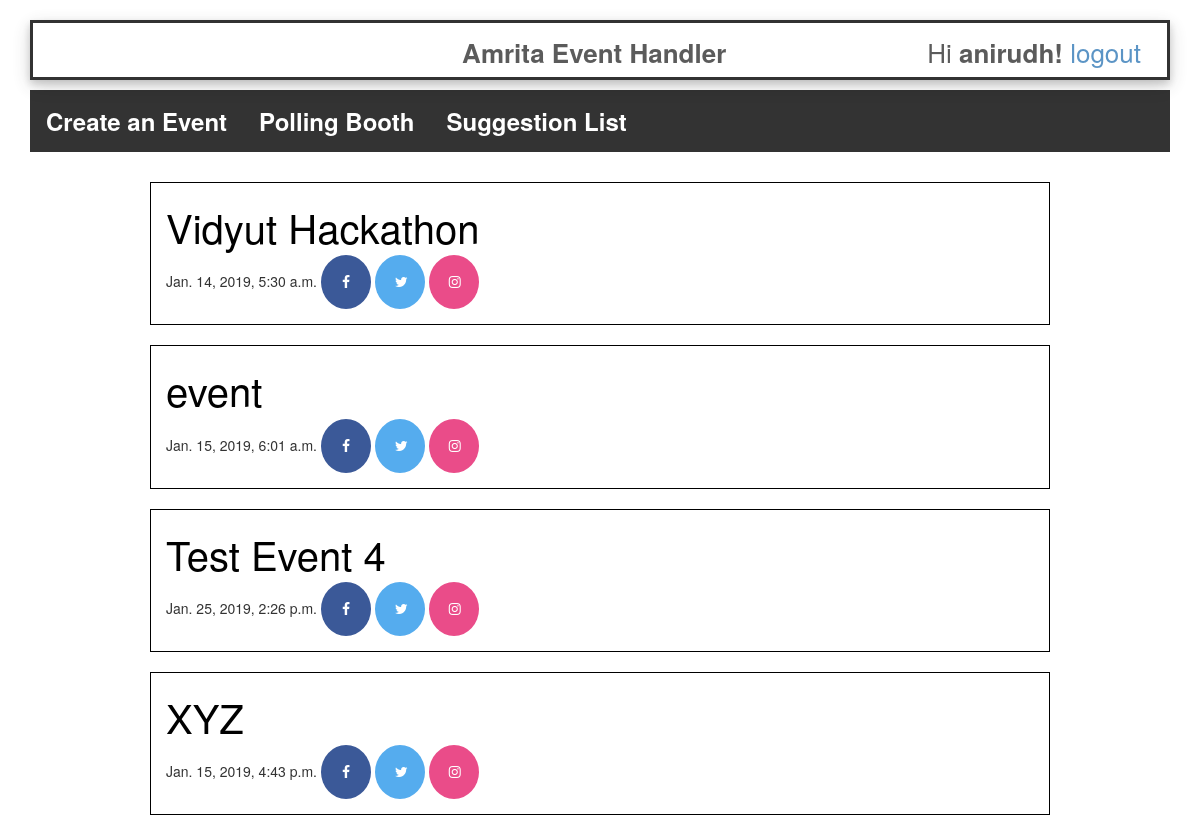
The page /dashboard/ (signed in) on the database as committed earlier.
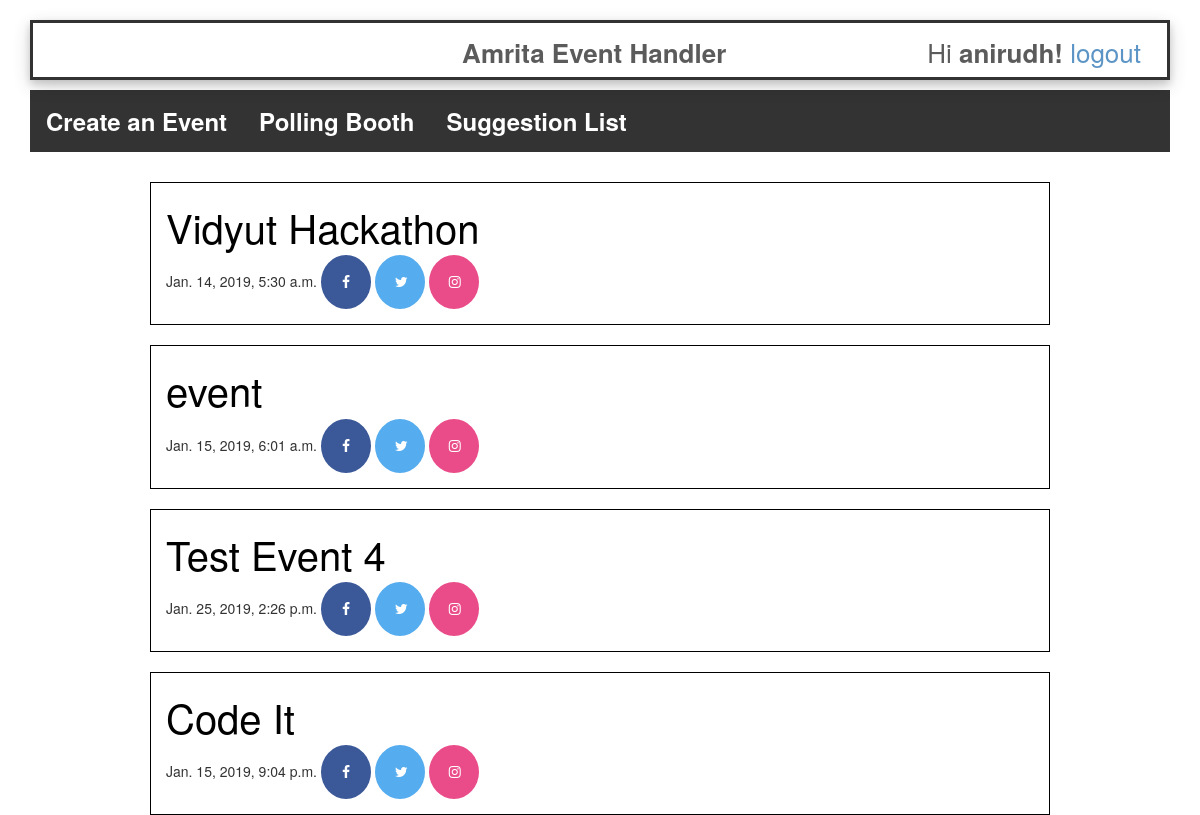
The same page on the database as committed later.
### administrator/models.py (models this page shows, shortened)
class EventDetails(models.Model):
    name = models.CharField(max_length=200)
    description = models.TextField()
    venue = models.CharField(max_length=200)
    event_date = models.DateTimeField(default=timezone.now())
    fee = models.FloatField(default=0)
    last_date = models.DateTimeField(default=timezone.now())

### administrator/views.py (the view)
# urls.py: path('dashboard/', DashboardView.as_view(), name='dashboard'),
class DashboardView(LoginRequiredMixin, ListView):
    login_url = 'login'
    model = EventDetails
    template_name = 'dashboard.html'
    context_object_name = 'events_list'

### templates/dashboard.html (shortened to what this page needs)
<div class="BigBox">
    {% extends 'base2.html' %}
    {% block content %}
    <center>
        <div class="nav">
            <ul>
                {% if user.is_staff %}
                <li><a href="{% url 'admin_interface' %}"><b>Create an Event</b></a></li>
                <li><a href=""><b>Polling Booth</b></a></li>
                <li><a href="{% url 'suggestedEventList' %}"><b>Suggestion List</b></a></li>
                {% else %}
                <li><a href="{% url 'suggestevent' %}"><b>Suggest an Event</b></a></li>
                <li><a href=""><b>Polling Booth</b></a></li>
                {% endif %}
        </div>
    </center>
    {% for event in events_list %}
    <center>
        <div class="events" align="left">
            <a class="Heading" href="{% url 'event_detail' event.pk %}">{{ event.name }}</a><br>
            {{ event.event_date }}
            <a href="https://www.facebook.com" class="fa fa-facebook"></a>
            <a href="https://www.twitter.com" class="fa fa-twitter"></a>
            <a href="https://www.instagram.com" class="fa fa-instagram"></a>
        </div>
    </center>
    {% endfor %}
    {% endblock %}

Rows that differ between the two databases and show on the page:
removed EventDetails: name "XYZ", event_date "Jan. 15, 2019, 4:43 p.m."
added EventDetails: name "Code It", event_date "Jan. 15, 2019, 9:04 p.m."
